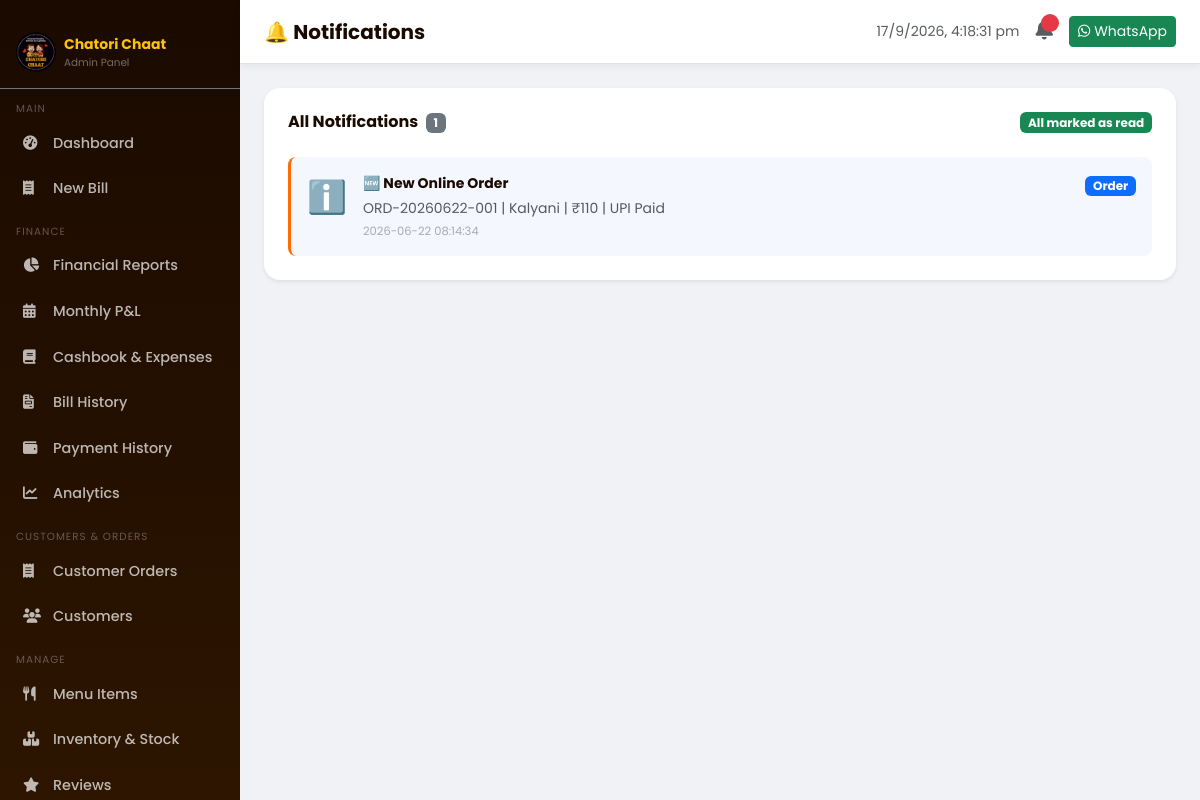
Screenshot of /admin/notifications (signed in) with the database file from the repository.
### tables this page shows
CREATE TABLE notifications (
            id INTEGER PRIMARY KEY AUTOINCREMENT,
            title TEXT NOT NULL,
            message TEXT NOT NULL,
            type TEXT DEFAULT 'info',
            read_status INTEGER DEFAULT 0,
            created_at TIMESTAMP DEFAULT CURRENT_TIMESTAMP
        );

### app.py (the view)
@app.route('/admin/notifications')
@login_required
def admin_notifications():
    conn = get_db()
    conn.execute("UPDATE notifications SET read_status=1")
    notifs = conn.execute("SELECT * FROM notifications ORDER BY created_at DESC LIMIT 100").fetchall()
    conn.commit()
    conn.close()
    return render_template('admin/notifications.html', notifs=notifs)

### app.py (called while the page is built)
def get_db():
    conn = sqlite3.connect(DB_PATH)
    conn.row_factory = sqlite3.Row
    conn.execute("PRAGMA foreign_keys = ON")
    return conn

def login_required(f):
    @wraps(f)
    def decorated(*args, **kwargs):
        if not session.get('admin'):
            return redirect(url_for('login'))
        return f(*args, **kwargs)
    return decorated

### templates/admin/notifications.html (shortened to what this page needs)
{% extends "admin/base_admin.html" %}
{% block page_title %}🔔 Notifications{% endblock %}
{% block content %}
<div class="bg-white rounded-4 shadow-sm p-4">
  <div class="d-flex justify-content-between align-items-center mb-4">
    <h6 class="fw-bold mb-0">All Notifications <span class="badge bg-secondary ms-1">{{ notifs|length }}</span></h6>
    <div class="d-flex gap-2">
      <span class="badge bg-success">All marked as read</span>
    </div>
  </div>
  {% if notifs %}
  <div class="d-flex flex-column gap-3">
    {% for n in notifs %}
    <div class="d-flex gap-3 p-3 rounded-3 notif-item {{ n.type }}" style="background:{% if n.type=='payment' %}rgba(45,106,79,0.05){% else %}rgba(67,97,238,0.05){% endif %};">
      <div class="flex-shrink-0 fs-2">
        {% if n.type == 'payment' %}💰{% else %}ℹ️{% endif %}
      </div>
      <div class="flex-grow-1">
        <div class="fw-bold small">{{ n.title }}</div>
        <div class="text-muted small mt-1">{{ n.message }}</div>
        <div class="mt-1" style="font-size:0.72rem;color:#aaa;">{{ n.created_at }}</div>
      </div>
      <div class="flex-shrink-0">
        <span class="badge {% if n.type=='payment' %}bg-success{% else %}bg-primary{% endif %}">{{ n.type|title }}</span>
      </div>
    </div>
    {% endfor %}
  </div>
  {% else %}
  <div class="text-center py-5">
    <i class="fas fa-bell-slash fs-2 opacity-25 d-block mb-2"></i>
    <p class="text-muted">No notifications yet. They will appear here when bills are created.</p>
  </div>
  {% endif %}
</div>
{% endblock %}

### static/css/style.css (style rules this page uses)
:root { --saffron: #FF6B00; --turmeric: #FFB800; --chili: #E63946; --leaf: #2D6A4F; --leaf-light: #40916C; --dark: #1A0A00; --dark2: #2D1500; --cream: #FFF8F0; --text-dark: #1A0A00; --radius: 16px; --shadow: 0 8px 32px rgba(255,107,0,0.15); }
* { box-sizing: border-box; }
body { font-family: 'Poppins', sans-serif; background: var(--cream); color: var(--text-dark); overflow-x: hidden; }
.notif-item { padding: 12px 16px; border-bottom: 1px solid #f0f0f0; }
.notif-item:last-child { border-bottom: none; }
.notif-item.order { border-left: 3px solid var(--saffron); background: rgba(255,107,0,0.03); }

### rows the page displays
notifications: shows "ℹ️", title "🆕 New Online Order", message "ORD-20260622-001 | Kalyani | ₹110 | UPI Paid", created_at "2026-06-22 08:14:34", type "Order"

### other values shown
{{ notifs|length }} "1"
